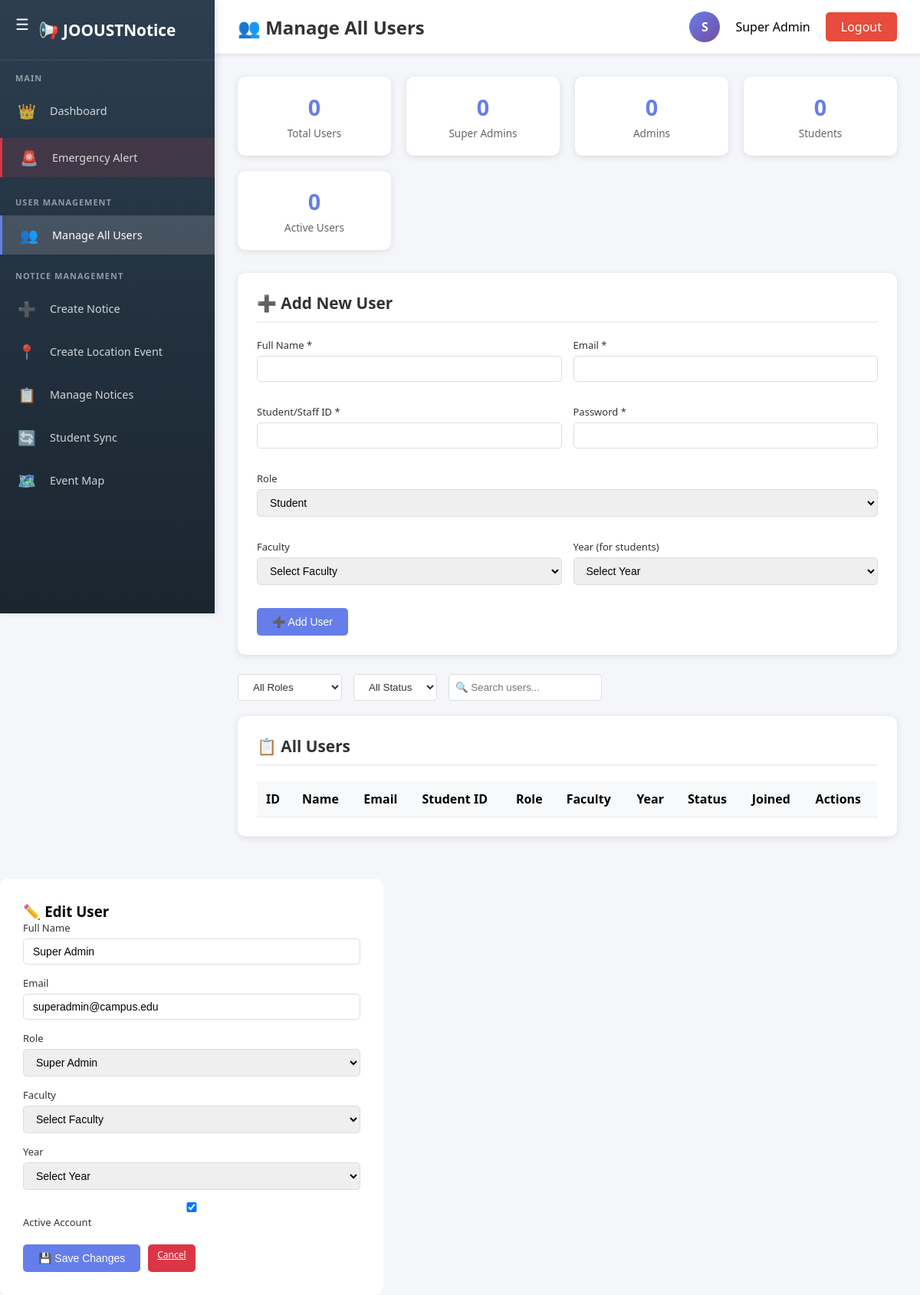
Screenshot of /super_admin/manage_all_users.php?edit=1 (signed in) with the database file from the repository.
### tables this page shows
CREATE TABLE IF NOT EXISTS `users` (
    `id` INT UNSIGNED NOT NULL AUTO_INCREMENT,
    `name` VARCHAR(150) NOT NULL,
    `email` VARCHAR(200) NOT NULL,
    `student_id` VARCHAR(100) NULL,
    `password` VARCHAR(255) NOT NULL,
    `role` ENUM('super_admin','admin','student') NOT NULL DEFAULT 'student',
    `admin_type` VARCHAR(100) NULL,
    `faculty_id` INT UNSIGNED NULL,
    `year` TINYINT UNSIGNED NULL,
    `membership` VARCHAR(100) NULL,
    `profile_picture` VARCHAR(255) NULL,
    `reset_token` VARCHAR(255) NULL,
    `reset_expires` DATETIME NULL,
    `is_approved` TINYINT(1) NOT NULL DEFAULT 0,
    `is_active` TINYINT(1) NOT NULL DEFAULT 1,
    `created_at` DATETIME NOT NULL DEFAULT CURRENT_TIMESTAMP,
    `updated_at` DATETIME NULL ON UPDATE CURRENT_TIMESTAMP,
    PRIMARY KEY (`id`),
    UNIQUE KEY `ux_users_email` (`email`),
    UNIQUE KEY `ux_users_student_id` (`student_id`),
    KEY `idx_users_faculty` (`faculty_id`),
    CONSTRAINT `fk_users_faculty` FOREIGN KEY (`faculty_id`) REFERENCES `faculties` (`id`) ON DELETE SET NULL ON UPDATE CASCADE
);

### super_admin/manage_all_users.php (the view, shortened to what this page needs)
<?php
require_once '../config/database.php';
$edit_user = null;
if (isset($_GET['edit'])) {
    $stmt = $pdo->prepare("SELECT * FROM users WHERE id = ?");
    $stmt->execute([$_GET['edit']]);
    $edit_user = $stmt->fetch();
}
$role_filter = $_GET['role_filter'] ?? 'all';
$status_filter = $_GET['status_filter'] ?? 'all';
$total_users = $pdo->query("SELECT COUNT(*) FROM users WHERE id != {$_SESSION['user_id']}")->fetchColumn();
$total_super_admins = $pdo->query("SELECT COUNT(*) FROM users WHERE role = 'super_admin' AND id != {$_SESSION['user_id']}")->fetchColumn();
$total_admins = $pdo->query("SELECT COUNT(*) FROM users WHERE role = 'admin'")->fetchColumn();
$total_students = $pdo->query("SELECT COUNT(*) FROM users WHERE role = 'student'")->fetchColumn();
$active_users = $pdo->query("SELECT COUNT(*) FROM users WHERE is_active = 1 AND id != {$_SESSION['user_id']}")->fetchColumn();
?>
<!DOCTYPE html>
<html lang="en">
<head>
    <link rel="stylesheet" href="../assets/css/dashboard.css">
</head>
<body>
    <div class="dashboard-container">
        <?php include '../includes/sidebar.php'; ?>
        <div class="main-content">
            <div class="top-navbar">
                <h2 class="page-title">👥 Manage All Users</h2>
                <div class="user-info">
                    <div class="user-avatar"><?php echo strtoupper(substr($_SESSION['user_name'], 0, 1)); ?></div>
                    <span><?php echo htmlspecialchars($_SESSION['user_name']); ?></span>
                    <a href="../logout.php" class="logout-btn">Logout</a>
                </div>
            </div>
            <div class="content-area">
                <div class="stats-grid">
                    <div class="stat-card">
                        <h3><?php echo $total_users; ?></h3>
                        <p>Total Users</p>
                    </div>
                    <div class="stat-card">
                        <h3><?php echo $total_super_admins; ?></h3>
                        <p>Super Admins</p>
                    </div>
                    <div class="stat-card">
                        <h3><?php echo $total_admins; ?></h3>
                        <p>Admins</p>
                    </div>
                    <div class="stat-card">
                        <h3><?php echo $total_students; ?></h3>
                        <p>Students</p>
                    </div>
                    <div class="stat-card">
                        <h3><?php echo $active_users; ?></h3>
                        <p>Active Users</p>
                    </div>
                </div>
                <div class="section-card">
                    <h3 class="section-title">➕ Add New User</h3>
                    <form method="POST">
                        <div class="form-row">
                            <div class="form-group">
                                <label>Full Name *</label>
                                <input type="text" name="name" required>
                            </div>
                            <div class="form-group">
                                <label>Email *</label>
                                <input type="email" name="email" required>
                            </div>
                        </div>
                        <div class="form-row">
                            <div class="form-group">
                                <label>Student/Staff ID *</label>
                                <input type="text" name="student_id" required>
                            </div>
                            <div class="form-group">
                                <label>Password *</label>
                                <input type="password" name="password" required>
                            </div>
                        </div>
                        <div class="form-row">
                            <div class="form-group">
                                <label>Role</label>
                                <select name="role" id="add_role" onchange="toggleAdminType('add')">
                                    <option value="student">Student</option>
                                </select>
                            </div>
                        </div>
                        <div class="form-row">
                            <div class="form-group">
                                <label>Faculty</label>
                                <select name="faculty_id">
                                    <option value="">Select Faculty</option>
                                </select>
                            </div>
                            <div class="form-group">
                                <label>Year (for students)</label>
                                <select name="year">
                                    <option value="">Select Year</option>
                                </select>
                            </div>
                        </div>
                        <button type="submit" name="add_user" class="btn-primary">➕ Add User</button>
                    </form>
                </div>
                <div class="filter-bar">
                    <select id="roleFilter" onchange="applyFilters()">
                        <option value="all" <?php echo $role_filter == 'all' ? 'selected' : ''; ?>>All Roles</option>
                    </select>
                    <select id="statusFilter" onchange="applyFilters()">
                        <option value="all" <?php echo $status_filter == 'all' ? 'selected' : ''; ?>>All Status</option>
                    </select>
                    <input type="text" id="searchInput" placeholder="🔍 Search users..." onkeyup="searchUsers()" style="padding: 8px; border: 1px solid #ddd; border-radius: 5px; width: 200px;">
                </div>
                <div class="section-card">
                    <h3 class="section-title">📋 All Users</h3>
                    <table class="users-table" id="usersTable">
                        <thead>
                            <tr>
                                <th>ID</th>
                                <th>Name</th>
                                <th>Email</th>
                                <th>Student ID</th>
                                <th>Role</th>
                                <th>Faculty</th>
                                <th>Year</th>
                                <th>Status</th>
                                <th>Joined</th>
                                <th>Actions</th>
                            </tr>
                        </thead>
                    </table>
                </div>
            </div>
        </div>
    </div>
    <?php if($edit_user): ?>
    <div id="editModal" style="display: flex;">
        <div class="modal-content">
            <h3>✏️ Edit User</h3>
            <form method="POST">
                <div class="form-group">
                    <label>Full Name</label>
                    <input type="text" name="name" value="<?php echo htmlspecialchars($edit_user['name']); ?>" required>
                </div>
                <div class="form-group">
                    <label>Email</label>
                    <input type="email" name="email" value="<?php echo htmlspecialchars($edit_user['email']); ?>" required>
                </div>
                <div class="form-group">
                    <label>Role</label>
                    <select name="role" id="edit_role" onchange="toggleAdminType('edit')">
                        <option value="super_admin" <?php echo $edit_user['role'] == 'super_admin' ? 'selected' : ''; ?>>Super Admin</option>
                    </select>
                </div>
                <div class="form-group">
                    <label>Faculty</label>
                    <select name="faculty_id">
                        <option value="">Select Faculty</option>
                    </select>
                </div>
                <div class="form-group">
                    <label>Year</label>
                    <select name="year">
                        <option value="">Select Year</option>
                    </select>
                </div>
                <div class="form-group">
                    <label>
                        <input type="checkbox" name="is_active" value="1" <?php echo $edit_user['is_active'] ? 'checked' : ''; ?>>
                        Active Account
                    </label>
                </div>
                <div style="display: flex; gap: 10px; margin-top: 20px;">
                    <button type="submit" name="edit_user" class="btn-primary">💾 Save Changes</button>
                    <a href="manage_all_users.php" class="btn-danger">Cancel</a>
                </div>
            </form>
        </div>
    </div>
    <?php endif; ?>
</body>
</html>

### assets/css/dashboard.css (style rules this page uses)
* { margin: 0; padding: 0; box-sizing: border-box; }
body { font-family: 'Segoe UI', Tahoma, Geneva, Verdana, sans-serif; background: #f4f6f9; overflow-x: hidden; }
.dashboard-container { display: flex; min-height: 100vh; }
.main-content { margin-left: 280px; flex: 1; transition: all 0.3s ease; width: 100%; min-height: 100vh; background: #f4f6f9; }
.top-navbar { background: white; padding: 15px 30px; box-shadow: 0 2px 5px rgba(0,0,0,0.1); display: flex; justify-content: space-between; align-items: center; position: sticky; top: 0; z-index: 999; }
.page-title { font-size: 1.5rem; color: #333; margin: 0; }
.user-info { display: flex; align-items: center; gap: 20px; }
.user-avatar { width: 40px; height: 40px; background: linear-gradient(135deg, #667eea 0%, #764ba2 100%); border-radius: 50%; display: flex; align-items: center; justify-content: center; color: white; font-weight: bold; font-size: 1rem; }
.logout-btn { background: #e74c3c; color: white; padding: 8px 20px; border-radius: 5px; text-decoration: none; transition: background 0.3s; }
.content-area { padding: 30px; }
.stats-grid { display: grid; grid-template-columns: repeat(auto-fit, minmax(250px, 1fr)); gap: 20px; margin-bottom: 30px; }
.stat-card { background: white; padding: 25px; border-radius: 10px; text-align: center; box-shadow: 0 2px 10px rgba(0,0,0,0.1); transition: transform 0.3s; }
.stat-card h3 { font-size: 2rem; color: #667eea; margin-bottom: 10px; }
.stat-card p { color: #666; font-size: 0.9rem; }
.form-group { margin-bottom: 20px; }
.form-group label { display: block; margin-bottom: 8px; font-weight: 500; color: #333; }
.form-group input, .form-group select, .form-group textarea { width: 100%; padding: 12px; border: 1px solid #ddd; border-radius: 5px; font-size: 14px; transition: border 0.3s; }
.form-row { display: grid; grid-template-columns: 1fr 1fr; gap: 20px; }
.btn-primary { background: linear-gradient(135deg, #667eea 0%, #764ba2 100%); color: white; padding: 10px 20px; border: none; border-radius: 5px; cursor: pointer; font-size: 14px; transition: transform 0.3s; text-decoration: none; display: inline-block; }
.btn-danger { background: #dc3545; color: white; padding: 10px 20px; border: none; border-radius: 5px; cursor: pointer; font-size: 14px; transition: background 0.3s; }

### super_admin/manage_all_users.php (style rules this page uses)
.stats-grid { display: grid; grid-template-columns: repeat(auto-fit, minmax(160px, 1fr)); gap: 20px; margin-bottom: 30px; }
.stat-card { background: white; padding: 20px; border-radius: 10px; text-align: center; box-shadow: 0 2px 10px rgba(0,0,0,0.1); }
.stat-card h3 { font-size: 1.8rem; color: #667eea; margin-bottom: 5px; }
.stat-card p { color: #666; font-size: 0.85rem; }
.section-card { background: white; border-radius: 10px; padding: 25px; margin-bottom: 25px; box-shadow: 0 2px 10px rgba(0,0,0,0.1); }
.section-title { font-size: 1.3rem; margin-bottom: 20px; padding-bottom: 10px; border-bottom: 2px solid #f0f0f0; color: #333; }
.form-row { display: grid; grid-template-columns: repeat(auto-fit, minmax(200px, 1fr)); gap: 15px; margin-bottom: 15px; }
.form-group { margin-bottom: 15px; }
.form-group label { display: block; margin-bottom: 5px; font-weight: 500; color: #333; font-size: 13px; }
.form-group input, .form-group select { width: 100%; padding: 8px 12px; border: 1px solid #ddd; border-radius: 5px; }
.btn-primary { background: #667eea; color: white; padding: 10px 20px; border: none; border-radius: 5px; cursor: pointer; }
.btn-danger { background: #dc3545; color: white; padding: 5px 12px; border: none; border-radius: 5px; cursor: pointer; font-size: 12px; }
.users-table { width: 100%; border-collapse: collapse; }
.users-table th, .users-table td { padding: 12px; text-align: left; border-bottom: 1px solid #eee; }
.users-table th { background: #f8f9fa; font-weight: 600; }
.filter-bar { display: flex; gap: 15px; margin-bottom: 20px; flex-wrap: wrap; }
.filter-bar select, .filter-bar a { padding: 8px 15px; border: 1px solid #ddd; border-radius: 5px; background: white; text-decoration: none; color: #333; }
.modal-content { background: white; padding: 30px; border-radius: 10px; width: 500px; max-width: 90%; }

### rows the page displays
users: name "Super Admin", email "superadmin@campus.edu", role "Super Admin", is_active "☑"

### other values shown
substr($_SESSION['user_name'], 0, 1) "S"
$_SESSION['user_name'] "Super Admin"
$total_users "0"
$total_super_admins "0"
$total_admins "0"
$total_students "0"
$active_users "0"
